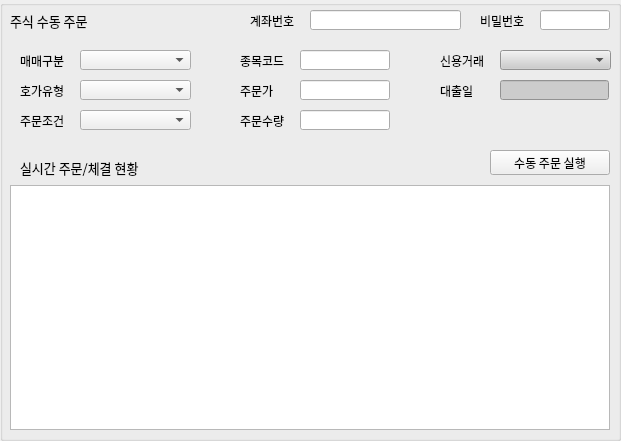
    <widget class="QGroupBox" name="groupBox_StockOrder1">
     <property name="geometry">
      <rect>
       <x>380</x>
       <y>430</y>
       <width>621</width>
       <height>441</height>
      </rect>
     </property>
     <property name="font">
      <font>
       <family>a뉴굴림4</family>
       <pointsize>12</pointsize>
       <weight>50</weight>
       <bold>false</bold>
      </font>
     </property>
     <property name="styleSheet">
      <string notr="true"/>
     </property>
     <property name="title">
      <string/>
     </property>
     <property name="flat">
      <bool>false</bool>
     </property>
     <property name="checkable">
      <bool>false</bool>
     </property>
     <widget class="QLabel" name="label_5">
      <property name="geometry">
       <rect>
        <x>10</x>
        <y>13</y>
        <width>101</width>
        <height>16</height>
       </rect>
      </property>
      <property name="font">
       <font>
        <family>a뉴굴림4</family>
        <pointsize>10</pointsize>
       </font>
      </property>
      <property name="text">
       <string>주식 수동 주문</string>
      </property>
     </widget>
     <widget class="QPushButton" name="pushButton_StockOrder">
      <property name="geometry">
       <rect>
        <x>490</x>
        <y>150</y>
        <width>120</width>
        <height>25</height>
       </rect>
      </property>
      <property name="font">
       <font>
        <family>a뉴굴림2</family>
        <pointsize>9</pointsize>
        <weight>50</weight>
        <bold>false</bold>
       </font>
      </property>
      <property name="styleSheet">
       <string notr="true"/>
      </property>
      <property name="text">
       <string>수동 주문 실행</string>
      </property>
      <property name="checkable">
       <bool>false</bool>
      </property>
      <property name="checked">
       <bool>false</bool>
      </property>
      <property name="autoRepeat">
       <bool>false</bool>
      </property>
      <property name="autoRepeatInterval">
       <number>106</number>
      </property>
     </widget>
     <widget class="QLineEdit" name="lineEdit_StockOrder1">
      <property name="geometry">
       <rect>
        <x>310</x>
        <y>10</y>
        <width>151</width>
        <height>20</height>
       </rect>
      </property>
      <property name="font">
       <font>
        <family>a뉴굴림2</family>
        <pointsize>8</pointsize>
       </font>
      </property>
      <property name="text">
       <string/>
      </property>
     </widget>
     <widget class="QLabel" name="label_Text1">
      <property name="geometry">
       <rect>
        <x>250</x>
        <y>10</y>
        <width>50</width>
        <height>21</height>
       </rect>
      </property>
      <property name="font">
       <font>
        <family>a뉴굴림2</family>
        <pointsize>9</pointsize>
        <weight>50</weight>
        <bold>false</bold>
       </font>
      </property>
      <property name="text">
       <string>계좌번호 </string>
      </property>
     </widget>
     <widget class="QLabel" name="label_Text2">
      <property name="geometry">
       <rect>
        <x>480</x>
        <y>10</y>
        <width>50</width>
        <height>21</height>
       </rect>
      </property>
      <property name="font">
       <font>
        <family>a뉴굴림2</family>
        <pointsize>9</pointsize>
        <weight>50</weight>
        <bold>false</bold>
       </font>
      </property>
      <property name="text">
       <string>비밀번호</string>
      </property>
     </widget>
     <widget class="QLineEdit" name="lineEdit_StockOrder2">
      <property name="geometry">
       <rect>
        <x>540</x>
        <y>10</y>
        <width>70</width>
        <height>20</height>
       </rect>
      </property>
      <property name="font">
       <font>
        <family>a뉴굴림2</family>
        <pointsize>8</pointsize>
        <weight>50</weight>
        <bold>false</bold>
       </font>
      </property>
      <property name="echoMode">
       <enum>QLineEdit::PasswordEchoOnEdit</enum>
      </property>
     </widget>
     <widget class="QLabel" name="label_Text3">
      <property name="geometry">
       <rect>
        <x>440</x>
        <y>50</y>
        <width>50</width>
        <height>21</height>
       </rect>
      </property>
      <property name="font">
       <font>
        <family>a뉴굴림2</family>
        <pointsize>9</pointsize>
        <weight>50</weight>
        <bold>false</bold>
       </font>
      </property>
      <property name="text">
       <string>신용거래 </string>
      </property>
     </widget>
     <widget class="QLabel" name="label_Text4">
      <property name="geometry">
       <rect>
        <x>240</x>
        <y>50</y>
        <width>50</width>
        <height>21</height>
       </rect>
      </property>
      <property name="font">
       <font>
        <family>a뉴굴림2</family>
        <pointsize>9</pointsize>
        <weight>50</weight>
        <bold>false</bold>
       </font>
      </property>
      <property name="text">
       <string>종목코드</string>
      </property>
     </widget>
     <widget class="QLineEdit" name="lineEdit_StockOrder4">
      <property name="geometry">
       <rect>
        <x>300</x>
        <y>50</y>
        <width>90</width>
        <height>20</height>
       </rect>
      </property>
      <property name="font">
       <font>
        <family>a뉴굴림2</family>
        <pointsize>8</pointsize>
       </font>
      </property>
     </widget>
     <widget class="QLabel" name="label_Text5">
      <property name="geometry">
       <rect>
        <x>240</x>
        <y>80</y>
        <width>50</width>
        <height>21</height>
       </rect>
      </property>
      <property name="font">
       <font>
        <family>a뉴굴림2</family>
        <pointsize>9</pointsize>
        <weight>50</weight>
        <bold>false</bold>
       </font>
      </property>
      <property name="text">
       <string>주문가</string>
      </property>
     </widget>
     <widget class="QLineEdit" name="lineEdit_StockOrder5">
      <property name="geometry">
       <rect>
        <x>300</x>
        <y>80</y>
        <width>90</width>
        <height>20</height>
       </rect>
      </property>
      <property name="font">
       <font>
        <family>a뉴굴림2</family>
        <pointsize>8</pointsize>
       </font>
      </property>
     </widget>
     <widget class="QLabel" name="label_Text6">
      <property name="geometry">
       <rect>
        <x>240</x>
        <y>110</y>
        <width>50</width>
        <height>21</height>
       </rect>
      </property>
      <property name="font">
       <font>
        <family>a뉴굴림2</family>
        <pointsize>9</pointsize>
        <weight>50</weight>
        <bold>false</bold>
       </font>
      </property>
      <property name="text">
       <string>주문수량</string>
      </property>
     </widget>
     <widget class="QLineEdit" name="lineEdit_StockOrder6">
      <property name="geometry">
       <rect>
        <x>300</x>
        <y>110</y>
        <width>90</width>
        <height>20</height>
       </rect>
      </property>
      <property name="font">
       <font>
        <family>a뉴굴림2</family>
        <pointsize>8</pointsize>
       </font>
      </property>
     </widget>
     <widget class="QLabel" name="label_Text7">
      <property name="geometry">
       <rect>
        <x>20</x>
        <y>50</y>
        <width>50</width>
        <height>21</height>
       </rect>
      </property>
      <property name="font">
       <font>
        <family>a뉴굴림2</family>
        <pointsize>9</pointsize>
        <weight>50</weight>
        <bold>false</bold>
       </font>
      </property>
      <property name="text">
       <string>매매구분 </string>
      </property>
     </widget>
     <widget class="QLabel" name="label_Text8">
      <property name="geometry">
       <rect>
        <x>20</x>
        <y>80</y>
        <width>50</width>
        <height>21</height>
       </rect>
      </property>
      <property name="font">
       <font>
        <family>a뉴굴림2</family>
        <pointsize>9</pointsize>
        <weight>50</weight>
        <bold>false</bold>
       </font>
      </property>
      <property name="text">
       <string>호가유형 </string>
      </property>
     </widget>
     <widget class="QLabel" name="label_Text9">
      <property name="geometry">
       <rect>
        <x>20</x>
        <y>110</y>
        <width>50</width>
        <height>21</height>
       </rect>
      </property>
      <property name="font">
       <font>
        <family>a뉴굴림2</family>
        <pointsize>9</pointsize>
        <weight>50</weight>
        <bold>false</bold>
       </font>
      </property>
      <property name="text">
       <string>주문조건 </string>
      </property>
     </widget>
     <widget class="QComboBox" name="comboBox_StockOrder7">
      <property name="geometry">
       <rect>
        <x>80</x>
        <y>50</y>
        <width>111</width>
        <height>20</height>
       </rect>
      </property>
      <property name="font">
       <font>
        <family>a뉴굴림2</family>
        <pointsize>8</pointsize>
       </font>
      </property>
     </widget>
     <widget class="QComboBox" name="comboBox_StockOrder8">
      <property name="geometry">
       <rect>
        <x>80</x>
        <y>80</y>
        <width>111</width>
        <height>20</height>
       </rect>
      </property>
      <property name="font">
       <font>
        <family>a뉴굴림2</family>
        <pointsize>8</pointsize>
       </font>
      </property>
     </widget>
     <widget class="QComboBox" name="comboBox_StockOrder9">
      <property name="geometry">
       <rect>
        <x>80</x>
        <y>110</y>
        <width>111</width>
        <height>20</height>
       </rect>
      </property>
      <property name="font">
       <font>
        <family>a뉴굴림2</family>
        <pointsize>8</pointsize>
       </font>
      </property>
     </widget>
     <widget class="QLabel" name="label_Text10">
      <property name="geometry">
       <rect>
        <x>440</x>
        <y>80</y>
        <width>50</width>
        <height>21</height>
       </rect>
      </property>
      <property name="font">
       <font>
        <family>a뉴굴림2</family>
        <pointsize>9</pointsize>
        <weight>50</weight>
        <bold>false</bold>
       </font>
      </property>
      <property name="text">
       <string>대출일</string>
      </property>
     </widget>
     <widget class="QLineEdit" name="lineEdit_StockOrder10">
      <property name="geometry">
       <rect>
        <x>500</x>
        <y>80</y>
        <width>109</width>
        <height>20</height>
       </rect>
      </property>
      <property name="font">
       <font>
        <family>a뉴굴림2</family>
        <pointsize>8</pointsize>
       </font>
      </property>
      <property name="styleSheet">
       <string notr="true">background-color : rgb(204, 204, 204);</string>
      </property>
     </widget>
     <widget class="QTableWidget" name="tableWidget_StockOrder1">
      <property name="geometry">
       <rect>
        <x>10</x>
        <y>185</y>
        <width>600</width>
        <height>245</height>
       </rect>
      </property>
     </widget>
     <widget class="QLabel" name="label_6">
      <property name="geometry">
       <rect>
        <x>20</x>
        <y>160</y>
        <width>141</width>
        <height>16</height>
       </rect>
      </property>
      <property name="font">
       <font>
        <family>a뉴굴림4</family>
        <pointsize>10</pointsize>
       </font>
      </property>
      <property name="text">
       <string>실시간 주문/체결 현황</string>
      </property>
     </widget>
     <widget class="QComboBox" name="comboBox_StockOrder3">
      <property name="geometry">
       <rect>
        <x>500</x>
        <y>50</y>
        <width>111</width>
        <height>20</height>
       </rect>
      </property>
      <property name="font">
       <font>
        <family>a뉴굴림2</family>
        <pointsize>8</pointsize>
       </font>
      </property>
      <property name="styleSheet">
       <string notr="true">background-color : rgb(204, 204, 204);</string>
      </property>
     </widget>
    </widget>
